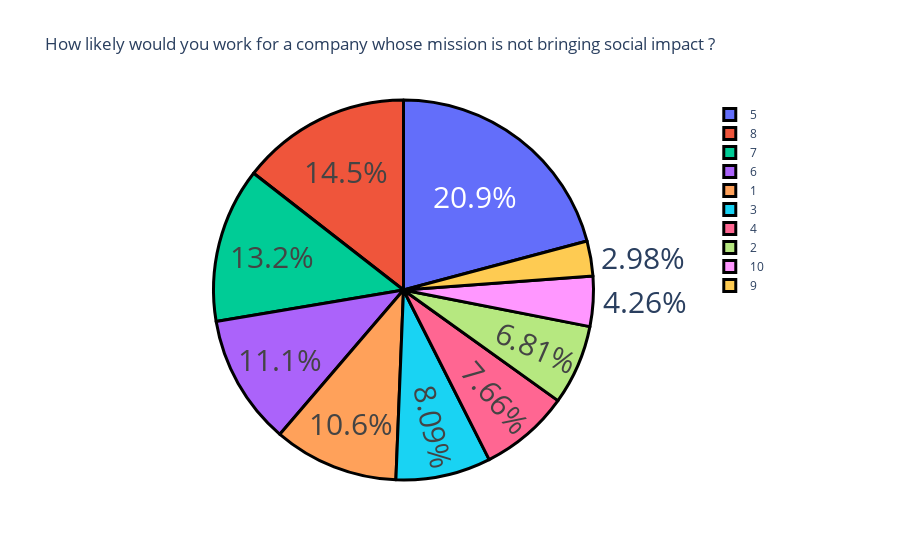

The notebook cell saved with this chart:
### Code cell
index = que6.index
values = que6.values
fig = go.Figure(data=[go.Pie(labels=index, values=values)])
fig.update_layout(title_text='How likely would you work for a company whose mission is not bringing social impact ?')
fig.update_traces(hoverinfo='label+value', textinfo='percent', textfont_size=30,
                  marker=dict(line=dict(color='black', width=3)))
fig.show()

### Figure 1 — Plotly figure (JSON) as saved in the notebook; plotly's stock layout.template omitted (floating-point values rounded to 4 significant figures)
{"data": [{"hoverinfo": "label+value", "labels": [5, 8, 7, 6, 1, 3, 4, 2, 10, 9], "marker": {"line": {"color": "black", "width": 3}}, "textfont": {"size": 30}, "textinfo": "percent", "type": "pie", "values": [49, 34, 31, 26, 25, 19, 18, 16, 10, 7]}], "layout": {"title": {"text": "How likely would you work for a company whose mission is not bringing social impact ?"}}}
